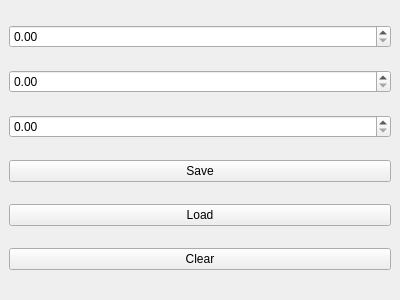
<?xml version="1.0" encoding="UTF-8"?>
<ui version="4.0">
 <class>MainWindow</class>
 <widget class="QMainWindow" name="MainWindow">
  <property name="geometry">
   <rect>
    <x>0</x>
    <y>0</y>
    <width>400</width>
    <height>300</height>
   </rect>
  </property>
  <widget class="QWidget" name="centralwidget">
   <layout class="QVBoxLayout" name="verticalLayout">
    <item>
     <widget class="QDoubleSpinBox" name="frequencySpinBox"/>
    </item>
    <item>
     <widget class="QDoubleSpinBox" name="amplitudeSpinBox"/>
    </item>
    <item>
     <widget class="QDoubleSpinBox" name="pulseWidthSpinBox"/>
    </item>
    <item>
     <widget class="QPushButton" name="saveButton">
      <property name="text">
       <string>Save</string>
      </property>
     </widget>
    </item>
    <item>
     <widget class="QPushButton" name="loadButton">
      <property name="text">
       <string>Load</string>
      </property>
     </widget>
    </item>
    <item>
     <widget class="QPushButton" name="clearButton">
      <property name="text">
       <string>Clear</string>
      </property>
     </widget>
    </item>
   </layout>
  </widget>
 </widget>
 <resources/>
 <connections/>
</ui>
